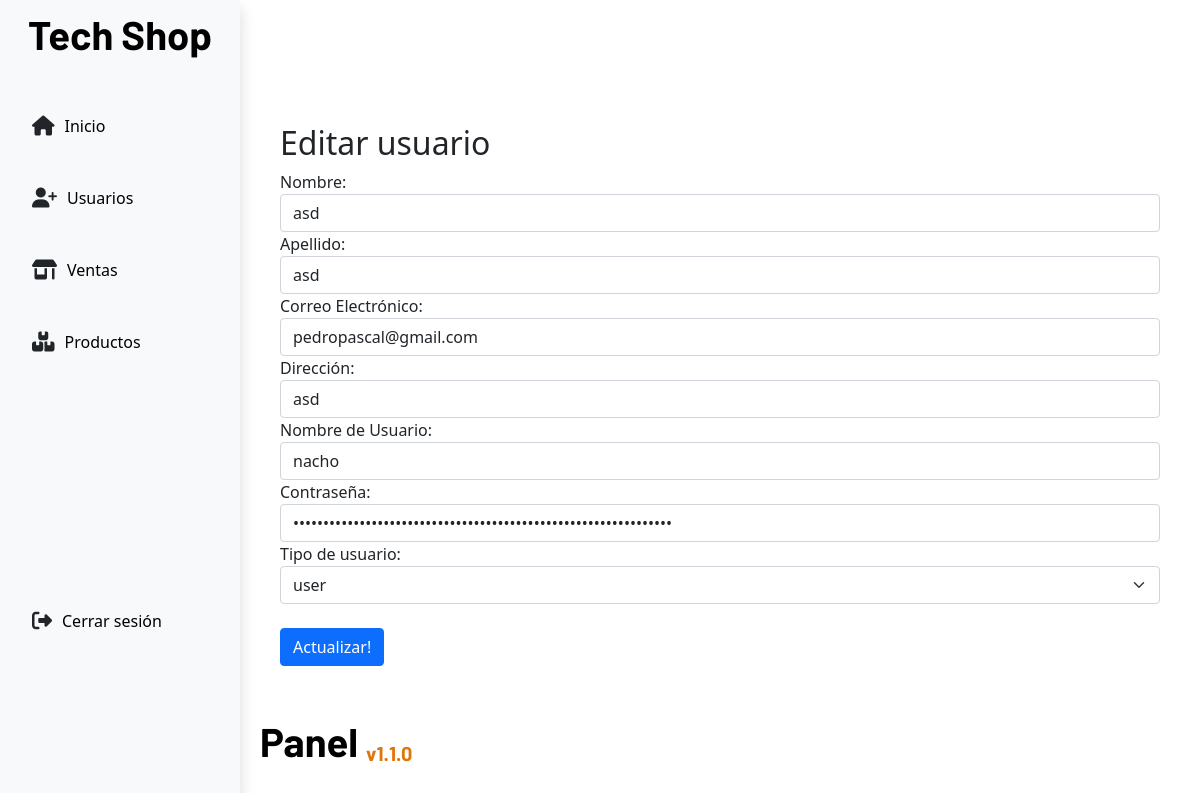
/dashboard/users/updateUser/1 (signed in), run on the app's committed database.
### app/models.py (models this page shows)
class Users(models.Model):
    name = models.CharField(max_length=60)
    lastname = models.CharField(max_length=60)
    email = models.EmailField(max_length=255, null=False)
    address = models.CharField(max_length=255,blank=True, null=True)
    username = models.CharField(max_length=50,null=False)
    password = models.BinaryField(max_length=50,null=False)
    credits = models.IntegerField(null=False,default=0)
    role = models.ForeignKey(Roles, on_delete=models.PROTECT, default=1)

### app/views.py (the view, shortened to what this page needs)
# urls.py: path('dashboard/users/updateUser/<int:id>',views.updateUser,name='updateUser'),
def updateUser(request,id):
    userToUpdate = get_object_or_404(Users,id=id)
    if request.method == 'GET':
        roles = Roles.objects.all()
        return render(request, 'adShop/userCrud/updateUser.html',{'userToUpdate':userToUpdate,'roles':roles})

### app/context_processors.py (called while the page is built)
def is_auth(request):
    user_auth = request.session.get("isAuthenticated")
    role = request.session.get("role")
    return {
        "user_auth": user_auth,
        "role": role
    }

### app/templates/adShop/userCrud/updateUser.html (shortened to what this page needs)
{% extends 'adShop/base.html' %}
{% block content %}
<div class="container mt-5">
    <h2>Editar usuario</h2>
    <form method="post">
      <div class="form-group">
        <label for="name">Nombre:</label>
        <input type="text" class="form-control" id="name" name="name" value="{{userToUpdate.name}}" required>
      </div>
      <div class="form-group">
        <label for="lastname">Apellido:</label>
        <input type="text" class="form-control" id="lastname" name="lastname" value="{{userToUpdate.lastname}}" required>
      </div>
      <div class="form-group">
        <label for="email">Correo Electrónico:</label>
        <input type="email" class="form-control" id="email" name="email" value="{{userToUpdate.email}}" required>
      </div>
      <div class="form-group">
        <label for="address">Dirección:</label>
        <input class="form-control" id="address" name="address" value="{{userToUpdate.address}}" required>
      </div>
      <div class="form-group">
        <label for="username">Nombre de Usuario:</label>
        <input type="text" class="form-control" id="username" name="username" value="{{userToUpdate.username}}" required>
      </div>
      <div class="form-group">
        <label for="password">Contraseña:</label>
        <input type="password" class="form-control" id="password" name="password" value="{{userToUpdate.password}}" required>
      </div>
      <div>
        <label for="roles">Tipo de usuario:</label>
        <select class="form-select" name="role" id="" required>
          {% for role in roles %}
          <option value="{{role.id}}">{{role.role}}</option>
          {% endfor %}
        </select>
      </div>
      <button type="submit" class="btn btn-primary text-center mt-4">Actualizar!</button>
    </form>
  </div>
{% endblock content %}

### app/static/css/panel.css (style rules this page uses)
:root { --titles: "Barlow", sans-serif; --primary: #1ea4a2; --primary: #1ea4a2; --light: #eef0f4; --grey: #fafafa; --black: #06070a; --blackclaire: #1d2125; --oceanBlue: #172d4f; }
* { box-sizing: border-box; margin: 0; padding: 0; }
html, body { min-height: 100%; height: 100%; }

### data on the page
Users: name "asd", lastname "asd", email "pedropascal@gmail.com", address "asd", username "nacho"

### other printed values
form field role "user"
